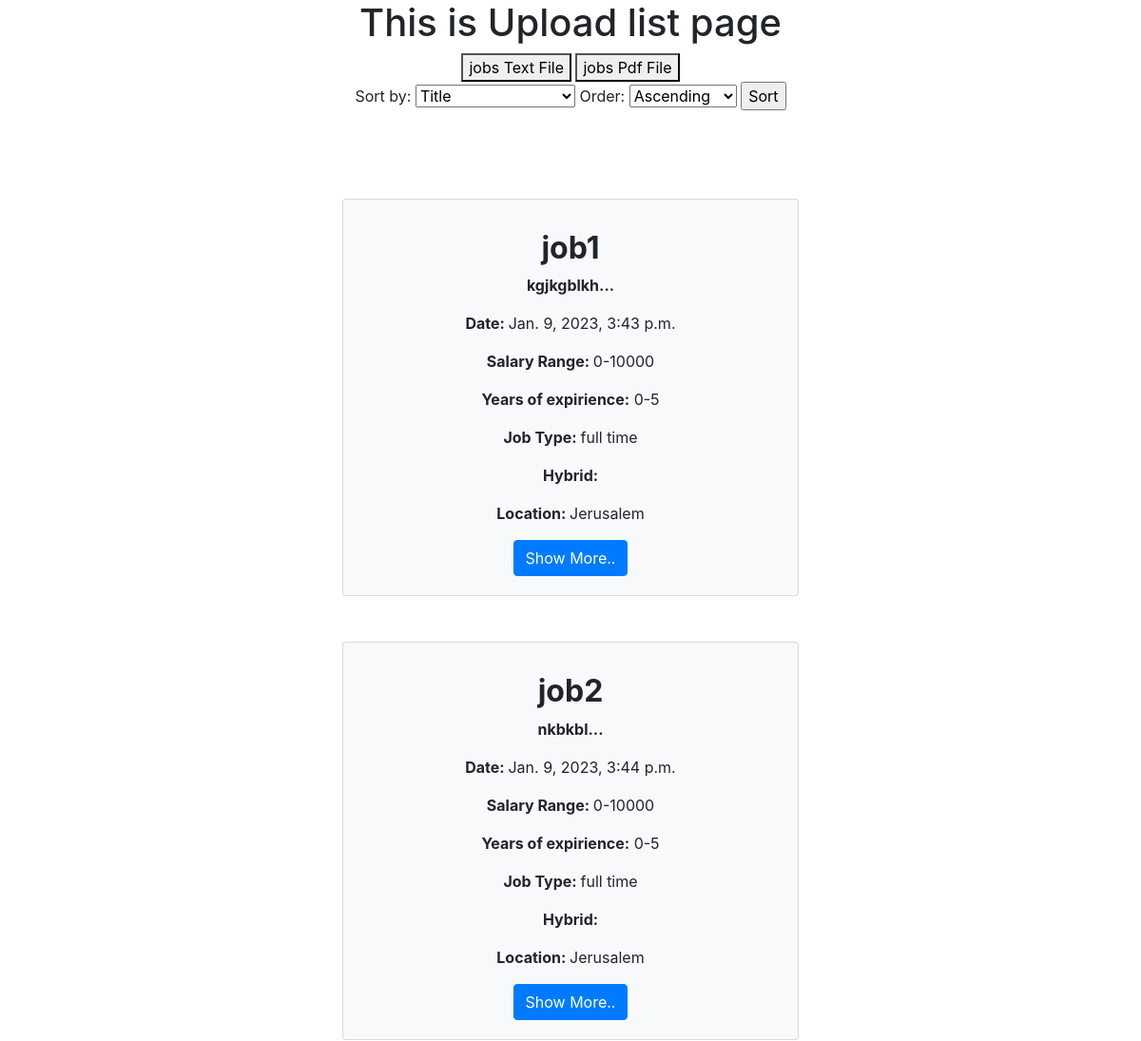
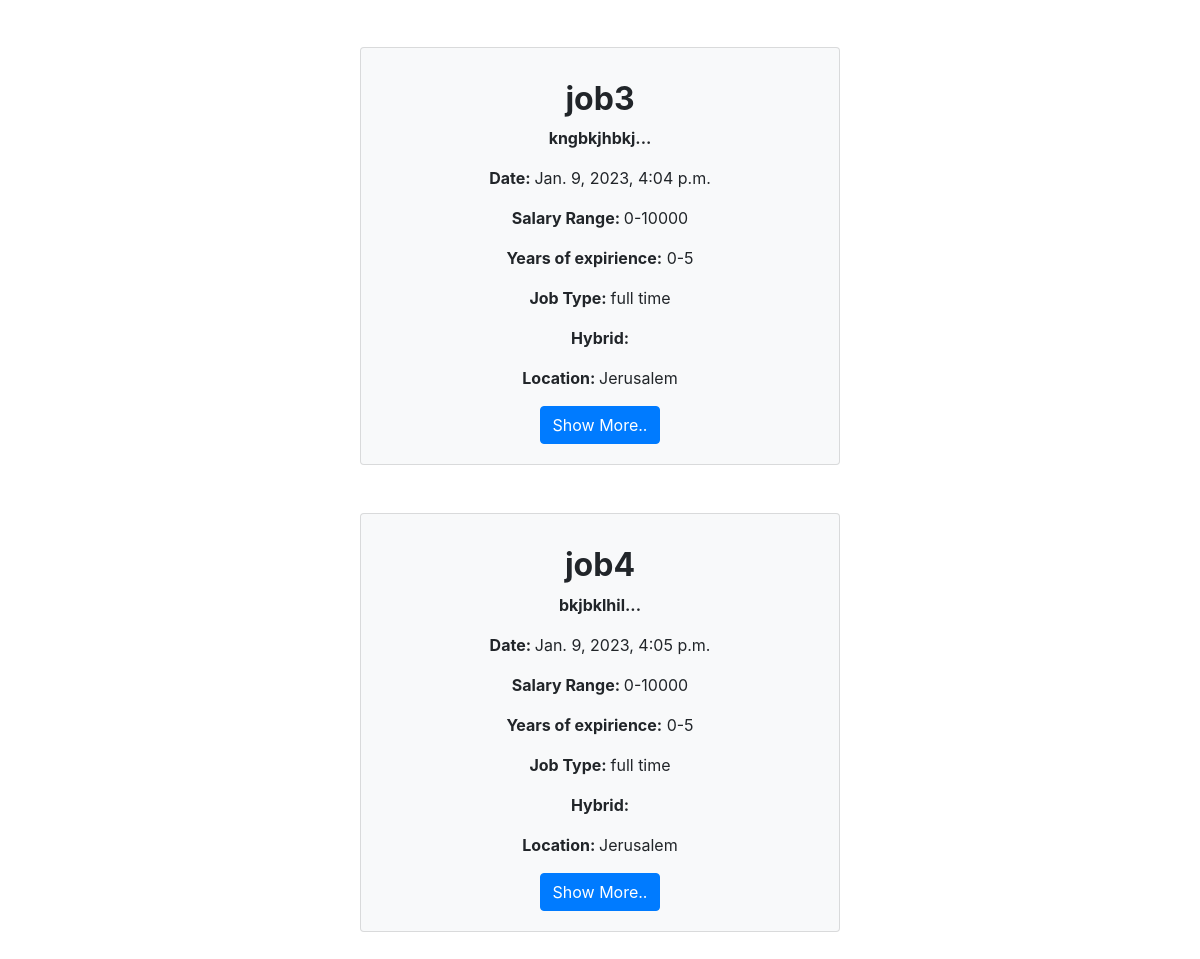
The app's page /jobs/, older data (2 pictures, top to bottom).
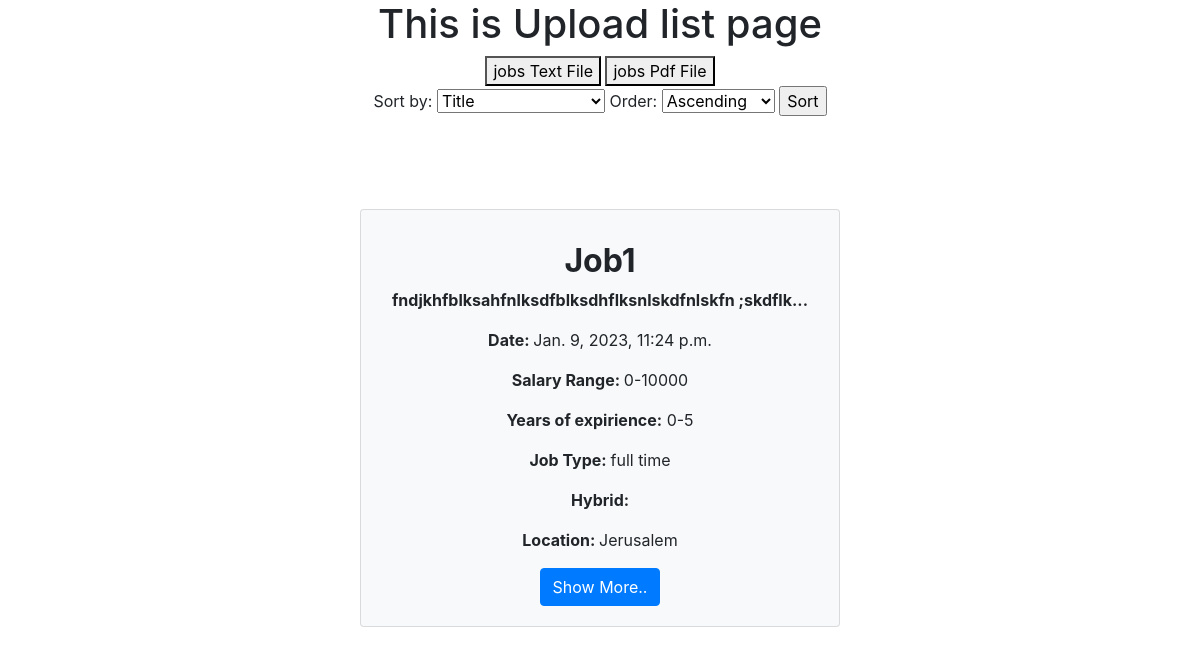
The same page, newer data.
### jobs/models.py (models this page shows, shortened)
class Upload(models.Model): #The dataBase knows to create a table for this model
    title=models.CharField(max_length=60,null=True)
    subTitle=models.CharField(max_length=100)
    slug=models.SlugField(unique=True)
    body=models.TextField(max_length=200)
    date=models.DateTimeField(auto_now_add=True) #automaticly applied
    category = models.IntegerField(choices=FIELD_CHOICES, default=1)
    salaryRange = models.IntegerField(choices=SALARY_CHOICES, default=1)
    yearsexp = models.IntegerField(choices=YEARS_CHOICES, default=1)
    education=models.CharField(max_length=60,null=True)
    time=models.IntegerField(choices=TIME_CHOICES, default=1)
    hybrid=models.BooleanField(default=True)
    priority=models.IntegerField(choices=PRIORITY_CHOICES,default=1)
    owner=models.ForeignKey(Employer, on_delete=models.CASCADE, default=1, related_name='employer')
    location=models.IntegerField(choices=CITIES, default=1)
    availableAmount = models.DecimalField(max_digits=2, decimal_places=0, default=Decimal('5'))
    notification=models.DecimalField(max_digits=3 ,decimal_places=0, default=Decimal('5'))
    applycandiadteuser = models.ManyToManyField(Candidate, blank=True, null=True)
    def __str__(self):
        return self.title
    def snippet(self):
        return self.body[:50]+'...' #take from 0 to 50 characters

### jobs/views.py (the view, shortened to what this page needs)
# urls.py: path('',views.Upload_list,name='list'),
def Upload_list(request):
    uploads=Upload.objects.all()
    sort_form = SortForm()  # Create an instance of your form
    return render(request,'jobs/Upload_list.html',{'uploads':uploads,"sort_form": sort_form})

### jobs/forms.py
class SortForm(forms.Form):
    SORT_FIELD_CHOICES = (("title", "Title"), ("date", "Date"),("salaryRange","Salary Range"),("yearsexp","Years of expirience"),("time","Job Type"),("hybrid","Hybrid"),("location","Location"))  # Add more choices here to support additional sort fields
    SORT_ORDER_CHOICES = (("ascending", "Ascending"), ("descending", "Descending"))
    sort_field = forms.ChoiceField(
        choices=SORT_FIELD_CHOICES,  # Set the choices for this field
        required=True,  # This field is required (cannot be left blank)
    )
    sort_order = forms.ChoiceField(
        choices=SORT_ORDER_CHOICES,  # Set the choices for this field
        required=True,  # This field is required (cannot be left blank)
    )

### jobs/templates/jobs/Upload_list.html (shortened to what this page needs)
<html>
    <center>
    <head>
        <link rel="stylesheet" href="https://stackpath.bootstrapcdn.com/bootstrap/4.5.0/css/bootstrap.min.css">    </head>
    <body>
        <h1>This is Upload list page</h1>
        <a href="{% url 'jobscsvFile' %}"><button>jobs Text File</button></a>
        <a href="{% url 'jobsPdfFile' %}"><button>jobs Pdf File</button></a>
        <div class="uploads">
          <form method="post">
              <label for="sort_field">Sort by:</label>
              <select name="sort_field" id="sort_field">
                <option value="title">Title</option>
              </select>
              <label for="sort_order">Order:</label>
              <select name="sort_order" id="sort_order">
                <option value="ascending">Ascending</option>
              </select>
              <input type="submit" value="Sort">
            </form>
                <br/>
            <br/><br/>
            {% for upload in uploads %}
            <div class="card bg-light" style="width: 30rem;">
                <div class="card-body">
                  <h5 class="card-title"><h2><strong>{{upload.title}}</strong></h2></h5>
                  <p class="card-text"><strong>{{upload.snippet}}</strong></p>
                  <p class="card-text"><strong>Date: </strong>{{upload.date}}</p>
                  <p class="card-text"><strong>Salary Range: </strong>{{upload.get_salaryRange_display}}</p>
                  <p class="card-text"><strong>Years of expirience:</strong>  {{upload.get_yearsexp_display}}</p>
                  <p class="card-text"><strong>Job Type: </strong>{{upload.get_time_display}}</p>
                  <p class="card-text"><strong>Hybrid: </strong>{{upload.get_hybrid_display}}</p>
                  <p class="card-text"><strong>Location: </strong>{{upload.get_location_display}}</p>
                  <a href="{% url 'Jobsdetail' upload  %}" class="btn btn-primary">Show More..</a>
                </div>
              </div>
                <br/><br/>
            {% endfor %}
         </div>
        </body>
    </center>
</html>

Row changes from the older to the newer data that the page shows:
removed Upload: title "job1", snippet "kgjkgblkh...", date "Jan. 9, 2023, 3:43 p.m.", salaryRange "0-10000", yearsexp "0-5", time "full time", location "Jerusalem"
removed Upload: title "job2", snippet "nkbkbl...", date "Jan. 9, 2023, 3:44 p.m.", salaryRange "0-10000", yearsexp "0-5", time "full time", location "Jerusalem"
removed Upload: title "job3", snippet "kngbkjhbkj...", date "Jan. 9, 2023, 4:04 p.m.", salaryRange "0-10000", yearsexp "0-5", time "full time", location "Jerusalem"
changed Upload "full time": title "job4" → "Job1"; snippet "bkjbklhil..." → "fndjkhfblksahfnlksdfblksdhflksnlskdfnlskfn ;skdflk..."; date "Jan. 9, 2023, 4:05 p.m." → "Jan. 9, 2023, 11:24 p.m."
